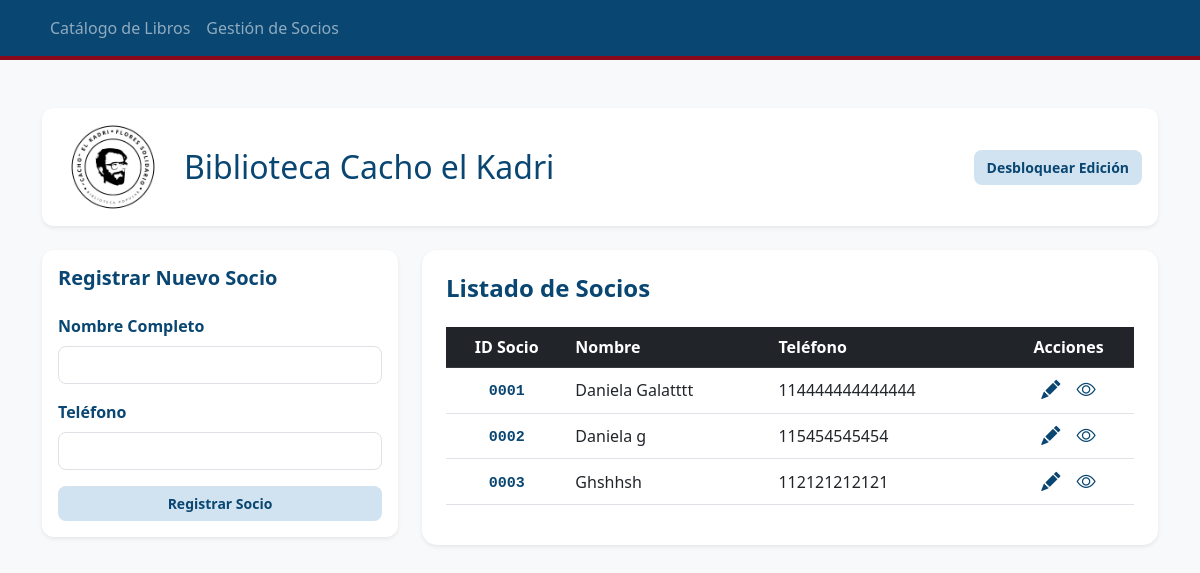
The page /socios on the database as committed earlier.
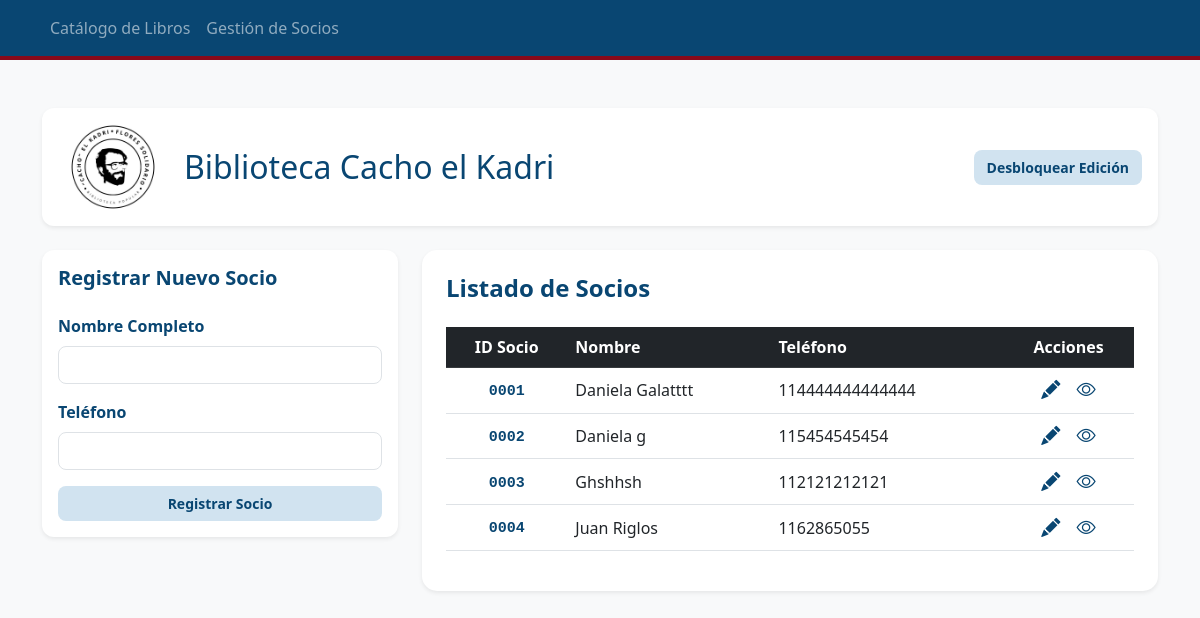
The same page on the database as committed later.
### tables this page shows
CREATE TABLE Socios (
            id_socio INTEGER PRIMARY KEY AUTOINCREMENT,
            nombre_completo TEXT NOT NULL,
            telefono TEXT NOT NULL
        );

### app.py (the view)
@app.route('/socios')
def lista_socios():
    conexion = sqlite3.connect("biblioteca.db")
    cursor = conexion.cursor()
    cursor.execute("SELECT id_socio, nombre_completo, telefono FROM Socios")
    socios = cursor.fetchall()
    conexion.close()
    return render_template('socios.html', socios=socios)

### templates/socios.html
{% extends 'layout.html' %}
{% block content %}
<div class="row">
    <div class="col-md-4">
        <div class="card shadow-sm border-0" style="border-radius: 12px;">
            <div class="card-body">
                <h5 class="card-title mb-4">Registrar Nuevo Socio</h5>
                <form action="/guardar_socio" method="POST">
                    <div class="mb-3">
                        <label class="form-label" style="color: #094672; font-weight: 600;">Nombre Completo</label>
                        <input type="text" name="nombre" class="form-control" required style="border-radius: 8px;">
                    </div>
                    <div class="mb-3">
                        <label class="form-label" style="color: #094672; font-weight: 600;">Teléfono</label>
                        <input type="text" name="telefono" class="form-control" required style="border-radius: 8px;">
                    </div>
                    <button type="submit" class="btn btn-info w-100">Registrar Socio</button>
                </form>
            </div>
        </div>
    </div>
    <div class="col-md-8">
        <div class="card shadow-sm border-0" style="border-radius: 15px;">
            <div class="card-body p-4">
                <h4 class="mb-4" style="color: #094672; font-weight: bold;">Listado de Socios</h4>
                <div class="table-responsive">
                    <table class="table table-hover align-middle">
                        <thead class="table-dark" style="background-color: #094672 !important;">
                            <tr>
                                <th class="text-center">ID Socio</th>
                                <th>Nombre</th>
                                <th>Teléfono</th>
                                <th class="text-center">Acciones</th>
                            </tr>
                        </thead>
                        <tbody>
                            {% for socio in socios %}
                            <tr>
                                <td class="text-center">
                                    <span style="color: #094672; font-weight: bold; font-family: monospace; font-size: 15px;">
                                        {{ "%04d" | format(socio[0]) }}
                                    </span>
                                </td>
                                <td>{{ socio[1] }}</td>
                                <td>{{ socio[2] }}</td>
                                <td class="text-center">
                                    <div class="d-flex justify-content-center align-items-center gap-3">
                                        <a href="/editar_socio/{{ socio[0] }}" title="Editar datos" style="color: #094672; text-decoration: none; font-size: 1.2rem;">
                                            <i class="bi bi-pencil-fill"></i>
                                        </a>
                                        <a href="/historial_socio/{{ socio[0] }}" title="Ver historial" style="color: #094672; text-decoration: none; font-size: 1.2rem;">
                                            <i class="bi bi-eye"></i>
                                        </a>
                                    </div>
                                </td>
                            </tr>
                            {% else %}
                            <tr>
                                <td colspan="4" class="text-center text-muted py-4">No hay socios registrados todavía.</td>
                            </tr>
                            {% endfor %}
                        </tbody>
                    </table>
                </div>
            </div>
        </div>
    </div>
</div>
{% endblock %}

Rows that differ between the two databases and show on the page:
added Socios: id_socio "0004", nombre_completo "Juan Riglos", telefono "1162865055"
